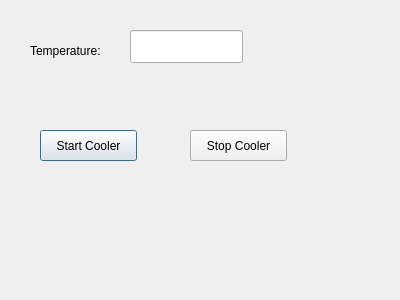
<?xml version="1.0" encoding="UTF-8"?>
<ui version="4.0">
 <class>Options</class>
 <widget class="QDialog" name="Options">
  <property name="geometry">
   <rect>
    <x>0</x>
    <y>0</y>
    <width>400</width>
    <height>300</height>
   </rect>
  </property>
  <property name="windowTitle">
   <string>Dialog</string>
  </property>
  <widget class="QPushButton" name="pushButton_StartCooler">
   <property name="geometry">
    <rect>
     <x>40</x>
     <y>130</y>
     <width>97</width>
     <height>31</height>
    </rect>
   </property>
   <property name="text">
    <string>Start Cooler</string>
   </property>
  </widget>
  <widget class="QLineEdit" name="lineEdit_Temp">
   <property name="geometry">
    <rect>
     <x>130</x>
     <y>30</y>
     <width>113</width>
     <height>33</height>
    </rect>
   </property>
  </widget>
  <widget class="QLabel" name="label">
   <property name="geometry">
    <rect>
     <x>30</x>
     <y>40</y>
     <width>101</width>
     <height>21</height>
    </rect>
   </property>
   <property name="text">
    <string>Temperature:</string>
   </property>
  </widget>
  <widget class="QPushButton" name="pushButton_StopCooler">
   <property name="geometry">
    <rect>
     <x>190</x>
     <y>130</y>
     <width>97</width>
     <height>31</height>
    </rect>
   </property>
   <property name="text">
    <string>Stop Cooler</string>
   </property>
  </widget>
 </widget>
 <resources/>
 <connections/>
</ui>
